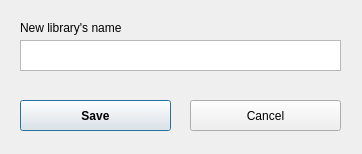
<?xml version="1.0" encoding="UTF-8"?>
<ui version="4.0">
 <class>New_library</class>
 <widget class="QDialog" name="New_library">
  <property name="geometry">
   <rect>
    <x>0</x>
    <y>0</y>
    <width>362</width>
    <height>154</height>
   </rect>
  </property>
  <property name="windowTitle">
   <string>Dialog</string>
  </property>
  <widget class="QTextEdit" name="library_name_input">
   <property name="geometry">
    <rect>
     <x>20</x>
     <y>40</y>
     <width>321</width>
     <height>31</height>
    </rect>
   </property>
  </widget>
  <widget class="QLabel" name="label">
   <property name="geometry">
    <rect>
     <x>20</x>
     <y>20</y>
     <width>111</width>
     <height>16</height>
    </rect>
   </property>
   <property name="text">
    <string>New library's name</string>
   </property>
  </widget>
  <widget class="QPushButton" name="save_button">
   <property name="geometry">
    <rect>
     <x>20</x>
     <y>100</y>
     <width>151</width>
     <height>31</height>
    </rect>
   </property>
   <property name="font">
    <font>
     <weight>75</weight>
     <bold>true</bold>
    </font>
   </property>
   <property name="text">
    <string>Save</string>
   </property>
  </widget>
  <widget class="QPushButton" name="cancel_button">
   <property name="geometry">
    <rect>
     <x>190</x>
     <y>100</y>
     <width>151</width>
     <height>31</height>
    </rect>
   </property>
   <property name="text">
    <string>Cancel</string>
   </property>
  </widget>
 </widget>
 <resources/>
 <connections/>
</ui>
